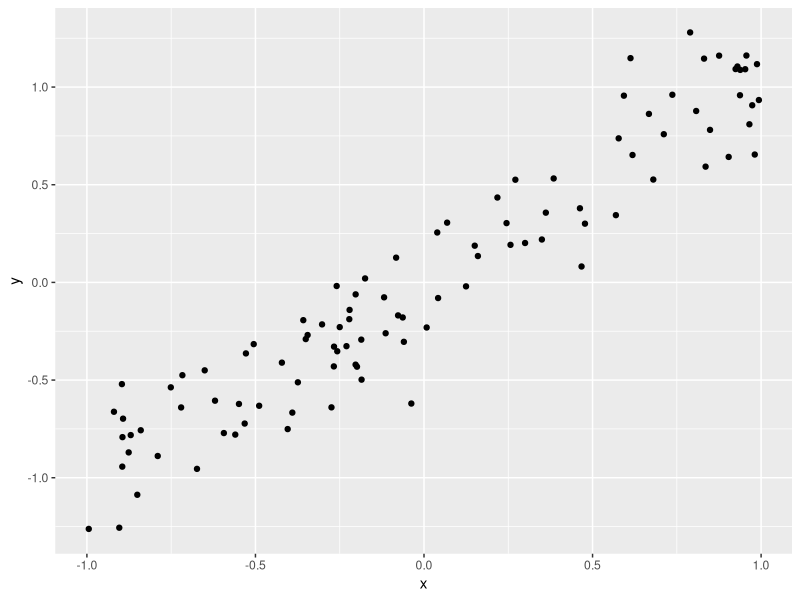
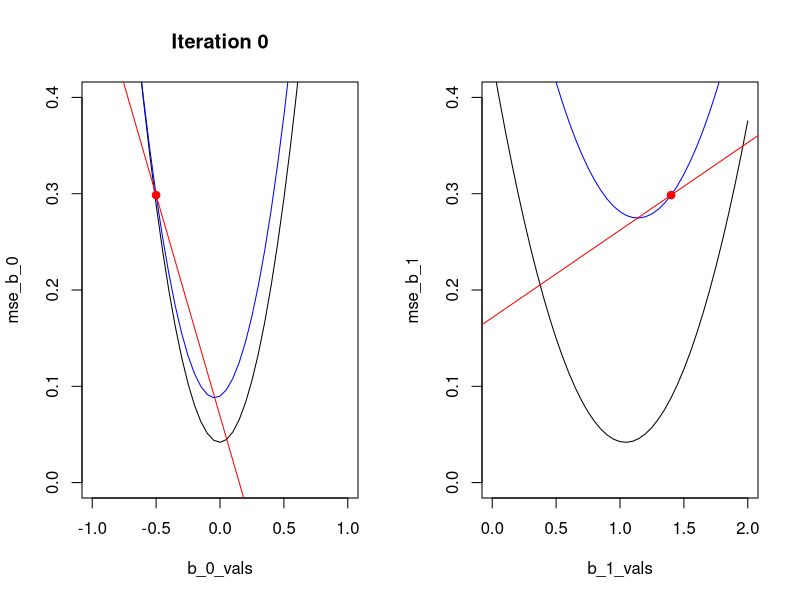
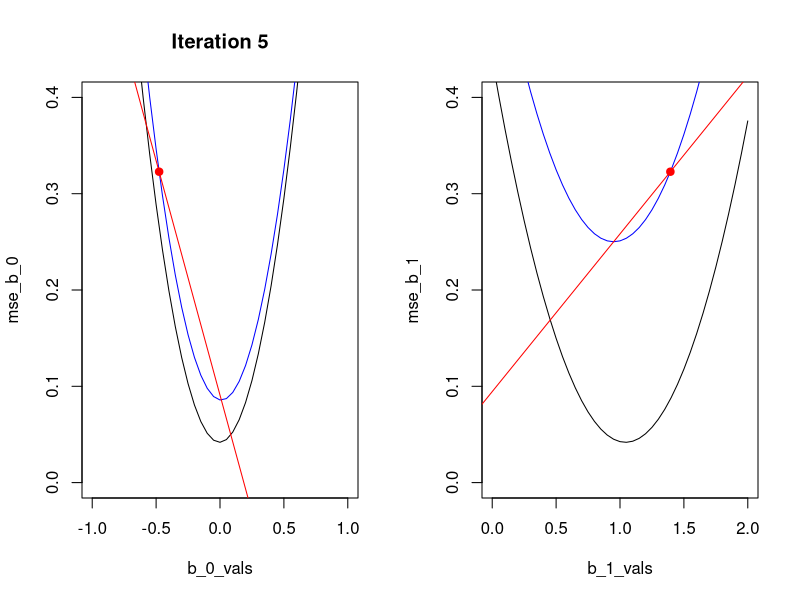
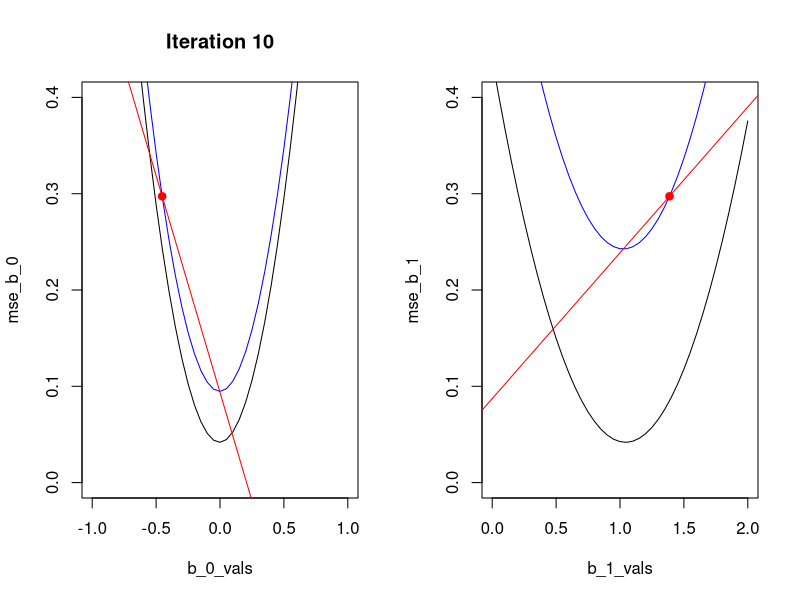
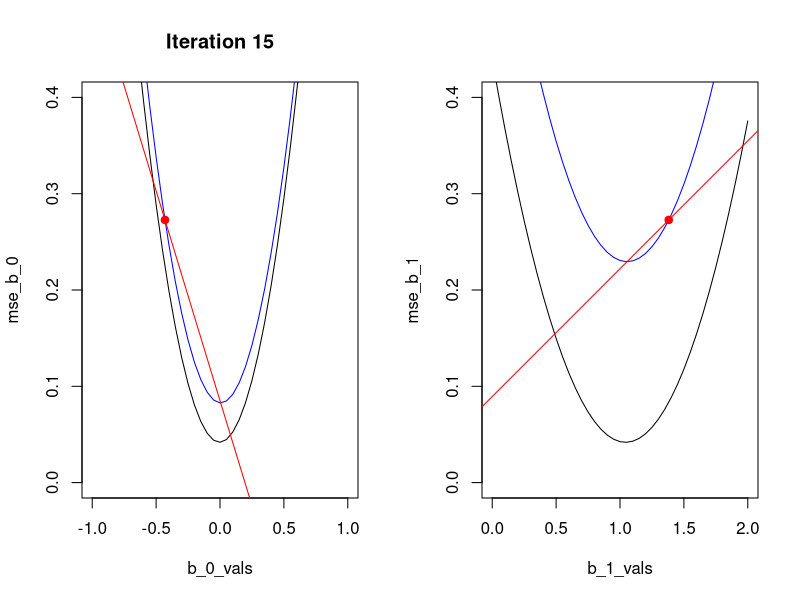
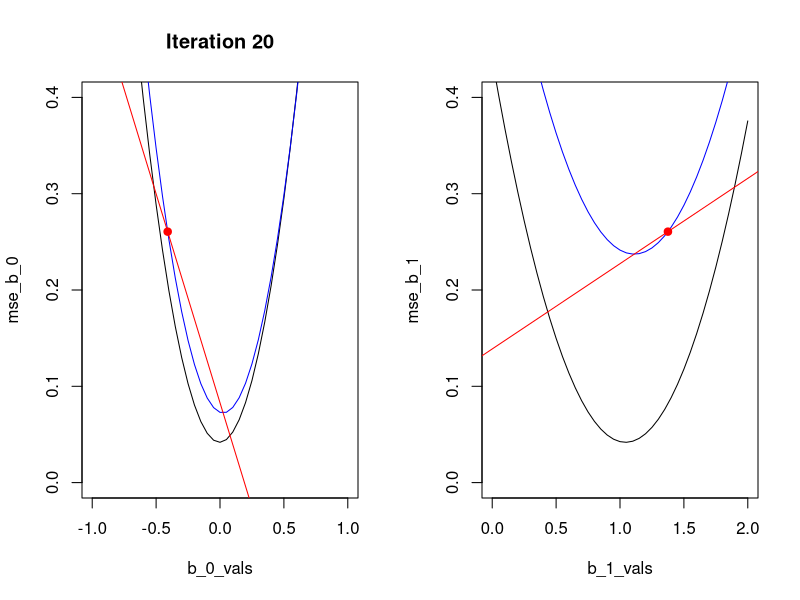
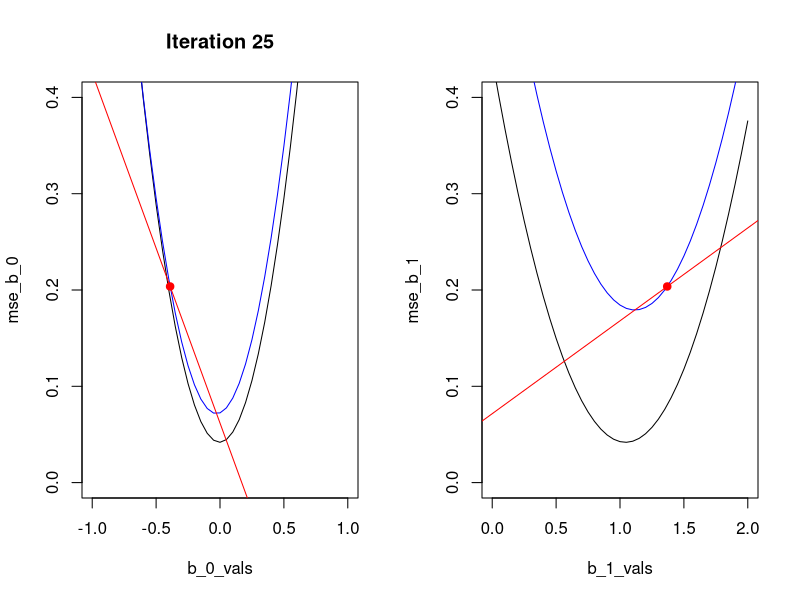
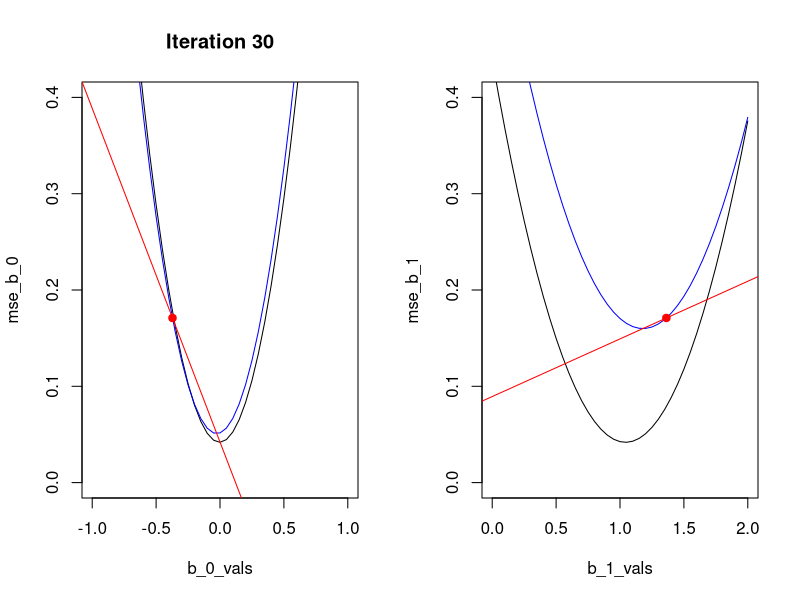

These charts were generated, in order, by the following R code: (Note: a time limit stopped this script after it produced the figures.)
#' ---
#' title: "Stochastic gradient descent training algorithm"
#' author: Brett Melbourne
#' date: 20 Feb 2025
#' output:
#'     github_document
#' ---

#' Stochastic gradient descent illustrated with a simple linear model. The code
#' here is substantially the same as the deterministic version. We are just
#' adding a step to the algorithm to randomly sample the data rows at each
#' iteration.

#+ results=FALSE, message=FALSE, warning=FALSE
library(ggplot2)

#' Generate data for a linear model with one x variable.

set.seed(7362)
b_0 <- 0
b_1 <- 1
n <- 100 #number of data points
x <- runif(n, -1, 1)
y <- rnorm(length(x), mean=b_0 + b_1 * x, sd=0.25)
ggplot(data.frame(x, y)) +
    geom_point(aes(x, y))


#' Stochastic Gradient descent algorithm:
#' ```
#' set lambda
#' make initial guess for b_0, b_1
#' for many iterations
#'     randomly sample rows (y, x)                <- the new line
#'     find gradient at b_0, b_1
#'     step down: b = b - lambda * gradient(b)
#' print b_0, b_1
#' ```

#' Code this algorithm in R

lambda <- 0.01
b_0 <- -0.5
b_1 <- 1.4
p <- 0.5 #proportion of data to sample
iter <- 10000
for ( i in 1:iter ) {
    
    # randomly sample rows (y, x)                         <- the new line
    row_i <- sample(1:length(y), trunc(p * length(y)))   
    
    # find gradient at b_0, b_1
    y_pred <- b_0 + b_1 * x[row_i]
    r <- y[row_i] - y_pred
    db_1 <- -2 * sum(r * x[row_i]) / n
    db_0 <- -2 * sum(r) / n
    
    # step down
    b_0 <- b_0 - lambda * db_0
    b_1 <- b_1 - lambda * db_1
}
b_0
b_1

#' Compare to the inbuilt algorithm (a numerical solution)

lm(y~x)


#' Animate the algorithm
#+ cache=TRUE, eval=FALSE

grid <- expand.grid(b_0 = seq(-1, 1, 0.05), b_1 = seq(0, 2, 0.05))
mse <- rep(NA, nrow(grid))
for ( i in 1:nrow(grid) ) {
    y_pred <- grid$b_0[i] + grid$b_1[i] * x
    mse[i] <- sum((y - y_pred) ^ 2) / n
}
mse_grid <- cbind(grid, mse)

b_0_vals <- unique(mse_grid$b_0)
mse_b_0 <- rep(NA, length(b_0_vals))
for ( i in 1:length(b_0_vals) ) {
    mse_b_0[i] <- min(mse_grid[mse_grid$b_0 == b_0_vals[i],"mse"])
}

b_1_vals <- unique(mse_grid$b_1)
mse_b_1 <- rep(NA, length(b_1_vals))
for ( i in 1:length(b_1_vals) ) {
    mse_b_1[i] <- min(mse_grid[mse_grid$b_1 == b_1_vals[i],"mse"])
}


# Pause for the specified number of seconds.
pause <- function( secs ) {
    start_time <- proc.time()
    while ( (proc.time() - start_time)["elapsed"] < secs ) {
        #Do nothing
    }
}

# Function to make gradient plots
make_plots <- function() {
    grid_b_0 <- seq(-1, 1, 0.05)
    mse <- rep(NA, length(grid_b_0))
    for ( i in 1:length(grid_b_0) ) {
        y_pred <- grid_b_0[i] + b_1 * x[row_i]
        mse[i] <- sum((y[row_i] - y_pred) ^ 2) / length(row_i)
    }
    plot(b_0_vals, mse_b_0, type="l", ylim=c(0, 0.4),
         main=paste("Iteration", j))
    lines(grid_b_0, mse, col="blue")
    y_pred <- b_0 + b_1 * x[row_i]
    mse <- sum((y[row_i] - y_pred) ^ 2) / length(row_i)
    points(b_0, mse, col="red", pch=19)
    abline(mse - db_0 * b_0, db_0, col="red")
    
    grid_b_1 <- seq(0, 2, 0.05)
    mse <- rep(NA, length(grid_b_1))
    for ( i in 1:length(grid_b_1) ) {
        y_pred <- b_0 + grid_b_1[i] * x[row_i]
        mse[i] <- sum((y[row_i] - y_pred) ^ 2) / length(row_i)
    }
    plot(b_1_vals, mse_b_1, type="l", ylim=c(0, 0.4))
    lines(grid_b_1, mse, col="blue")
    y_pred <- b_0 + b_1 * x[row_i]
    mse <- sum((y[row_i] - y_pred) ^ 2) / length(row_i)
    points(b_1, mse, col="red", pch=19)
    abline(mse - db_1 * b_1, db_1, col="red")
}

# Gradient descent algorithm with gradient plots
par(mfrow=c(1,2))
epoch <- 10
lambda <- 0.01
b_0 <- -0.5
b_1 <- 1.4
p <- 0.5 #proportion of data to sample
iter <- 1000
for ( j in 0:iter ) {

    # randomly sample rows (y, x)
    row_i <- sample(1:length(y), trunc(p * length(y)))   
    
    # find gradient at b_0, b_1
    y_pred <- b_0 + b_1 * x[row_i]
    r <- y[row_i] - y_pred
    db_1 <- -2 * sum(r * x[row_i]) / n
    db_0 <- -2 * sum(r) / n
    
    # Make plots
    if ( (j <= 50 & j %% 5 == 0 ) | j %% epoch == 0 ) {
        make_plots()
        pause(1)
    }
    
    # step down
    b_0 <- b_0 - lambda * db_0
    b_1 <- b_1 - lambda * db_1
    
}
